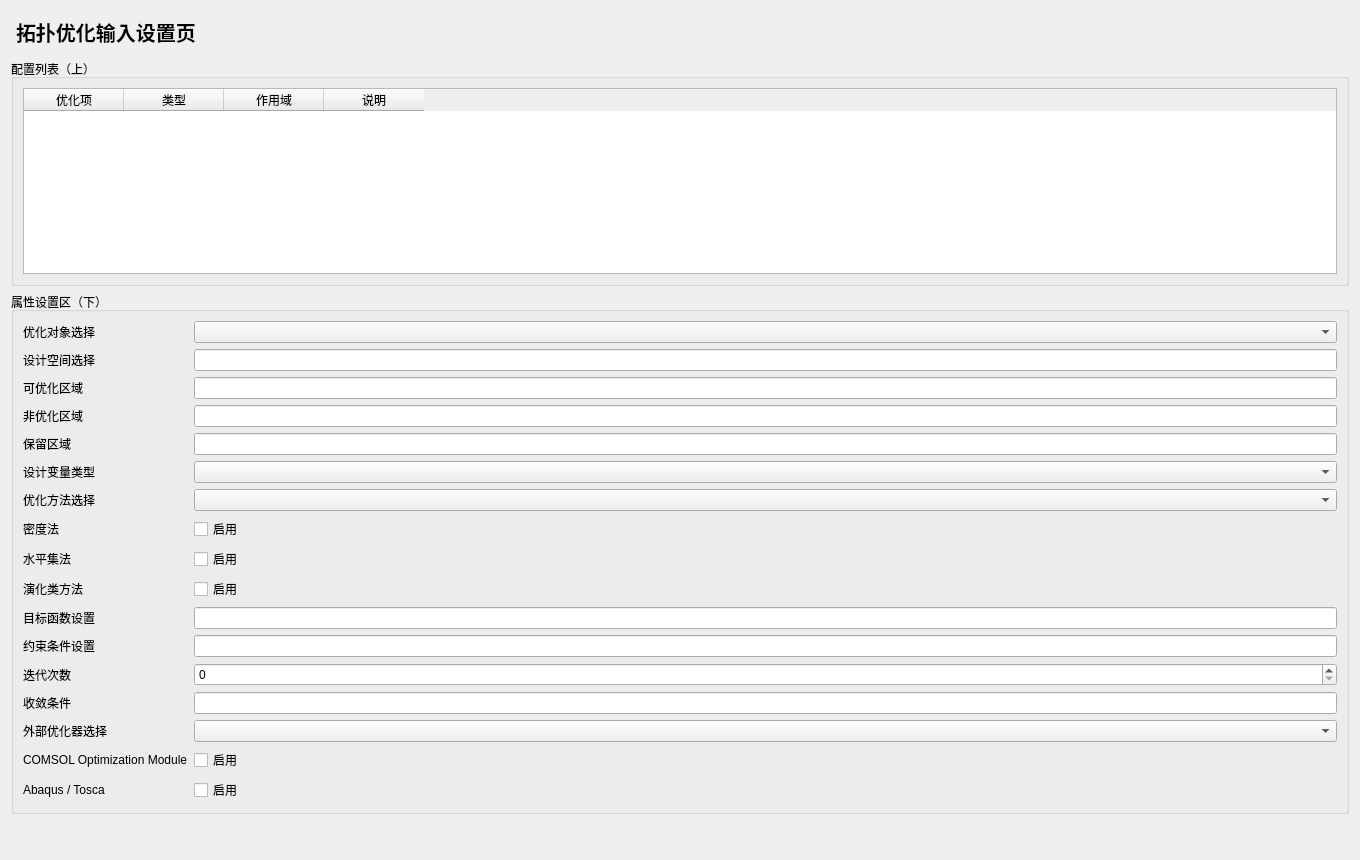
<?xml version="1.0" encoding="UTF-8"?>
<ui version="4.0">
 <class>TopologyOptimizationInputPage</class>
 <widget class="QWidget" name="TopologyOptimizationInputPage">
  <property name="geometry"><rect><x>0</x><y>0</y><width>1360</width><height>860</height></rect></property>
  <layout class="QVBoxLayout" name="rootLayout">
   <item><widget class="QLabel" name="titleLabel"><property name="styleSheet"><string notr="true">font-size:20px;font-weight:700;padding:6px 0;</string></property><property name="text"><string>拓扑优化输入设置页</string></property></widget></item>
   <item>
    <widget class="QGroupBox" name="listGroup"><property name="title"><string>配置列表（上）</string></property>
     <layout class="QVBoxLayout" name="listLayout">
      <item><widget class="QTableWidget" name="configTable">
          <column><property name="text"><string>优化项</string></property></column>
          <column><property name="text"><string>类型</string></property></column>
          <column><property name="text"><string>作用域</string></property></column>
          <column><property name="text"><string>说明</string></property></column>
      </widget></item>
     </layout>
    </widget>
   </item>
   <item>
    <widget class="QGroupBox" name="propertyGroup"><property name="title"><string>属性设置区（下）</string></property>
     <layout class="QGridLayout" name="propertyLayout">
            <item row="0" column="0"><widget class="QLabel" name="f1Label"><property name="text"><string>优化对象选择</string></property></widget></item>
            <item row="0" column="1"><widget class="QComboBox" name="f1Combo1"/></item>
            <item row="1" column="0"><widget class="QLabel" name="f2Label"><property name="text"><string>设计空间选择</string></property></widget></item>
            <item row="1" column="1"><widget class="QLineEdit" name="f2Line2"/></item>
            <item row="2" column="0"><widget class="QLabel" name="f3Label"><property name="text"><string>可优化区域</string></property></widget></item>
            <item row="2" column="1"><widget class="QLineEdit" name="f3Line3"/></item>
            <item row="3" column="0"><widget class="QLabel" name="f4Label"><property name="text"><string>非优化区域</string></property></widget></item>
            <item row="3" column="1"><widget class="QLineEdit" name="f4Line4"/></item>
            <item row="4" column="0"><widget class="QLabel" name="f5Label"><property name="text"><string>保留区域</string></property></widget></item>
            <item row="4" column="1"><widget class="QLineEdit" name="f5Line5"/></item>
            <item row="5" column="0"><widget class="QLabel" name="f6Label"><property name="text"><string>设计变量类型</string></property></widget></item>
            <item row="5" column="1"><widget class="QComboBox" name="f6Combo6"/></item>
            <item row="6" column="0"><widget class="QLabel" name="f7Label"><property name="text"><string>优化方法选择</string></property></widget></item>
            <item row="6" column="1"><widget class="QComboBox" name="f7Combo7"/></item>
            <item row="7" column="0"><widget class="QLabel" name="f8Label"><property name="text"><string>密度法</string></property></widget></item>
            <item row="7" column="1"><widget class="QCheckBox" name="f8Check8"><property name="text"><string>启用</string></property></widget></item>
            <item row="8" column="0"><widget class="QLabel" name="f9Label"><property name="text"><string>水平集法</string></property></widget></item>
            <item row="8" column="1"><widget class="QCheckBox" name="f9Check9"><property name="text"><string>启用</string></property></widget></item>
            <item row="9" column="0"><widget class="QLabel" name="f10Label"><property name="text"><string>演化类方法</string></property></widget></item>
            <item row="9" column="1"><widget class="QCheckBox" name="f10Check10"><property name="text"><string>启用</string></property></widget></item>
            <item row="10" column="0"><widget class="QLabel" name="f11Label"><property name="text"><string>目标函数设置</string></property></widget></item>
            <item row="10" column="1"><widget class="QLineEdit" name="f11Line11"/></item>
            <item row="11" column="0"><widget class="QLabel" name="f12Label"><property name="text"><string>约束条件设置</string></property></widget></item>
            <item row="11" column="1"><widget class="QLineEdit" name="f12Line12"/></item>
            <item row="12" column="0"><widget class="QLabel" name="f13Label"><property name="text"><string>迭代次数</string></property></widget></item>
            <item row="12" column="1"><widget class="QSpinBox" name="f13Spin13"><property name="maximum"><number>1000000</number></property></widget></item>
            <item row="13" column="0"><widget class="QLabel" name="f14Label"><property name="text"><string>收敛条件</string></property></widget></item>
            <item row="13" column="1"><widget class="QLineEdit" name="f14Line14"/></item>
            <item row="14" column="0"><widget class="QLabel" name="f15Label"><property name="text"><string>外部优化器选择</string></property></widget></item>
            <item row="14" column="1"><widget class="QComboBox" name="f15Combo15"/></item>
            <item row="15" column="0"><widget class="QLabel" name="f16Label"><property name="text"><string>COMSOL Optimization Module</string></property></widget></item>
            <item row="15" column="1"><widget class="QCheckBox" name="f16Check16"><property name="text"><string>启用</string></property></widget></item>
            <item row="16" column="0"><widget class="QLabel" name="f17Label"><property name="text"><string>Abaqus / Tosca</string></property></widget></item>
            <item row="16" column="1"><widget class="QCheckBox" name="f17Check17"><property name="text"><string>启用</string></property></widget></item>
     </layout>
    </widget>
   </item>
   <item>
    <spacer name="verticalSpacer">
     <property name="orientation"><enum>Qt::Vertical</enum></property>
     <property name="sizeHint" stdset="0"><size><width>20</width><height>40</height></size></property>
    </spacer>
   </item>
  </layout>
 </widget>
 <resources/>
 <connections/>
</ui>
